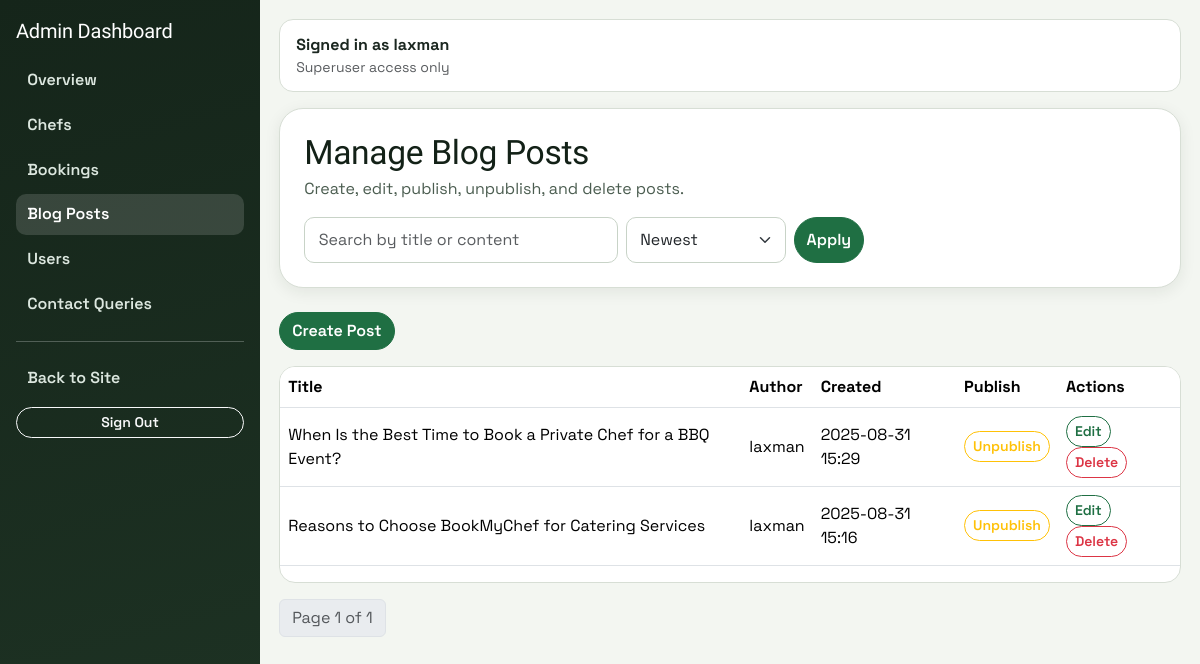
The app's page /myadmin/blogs/ (signed in), older data.
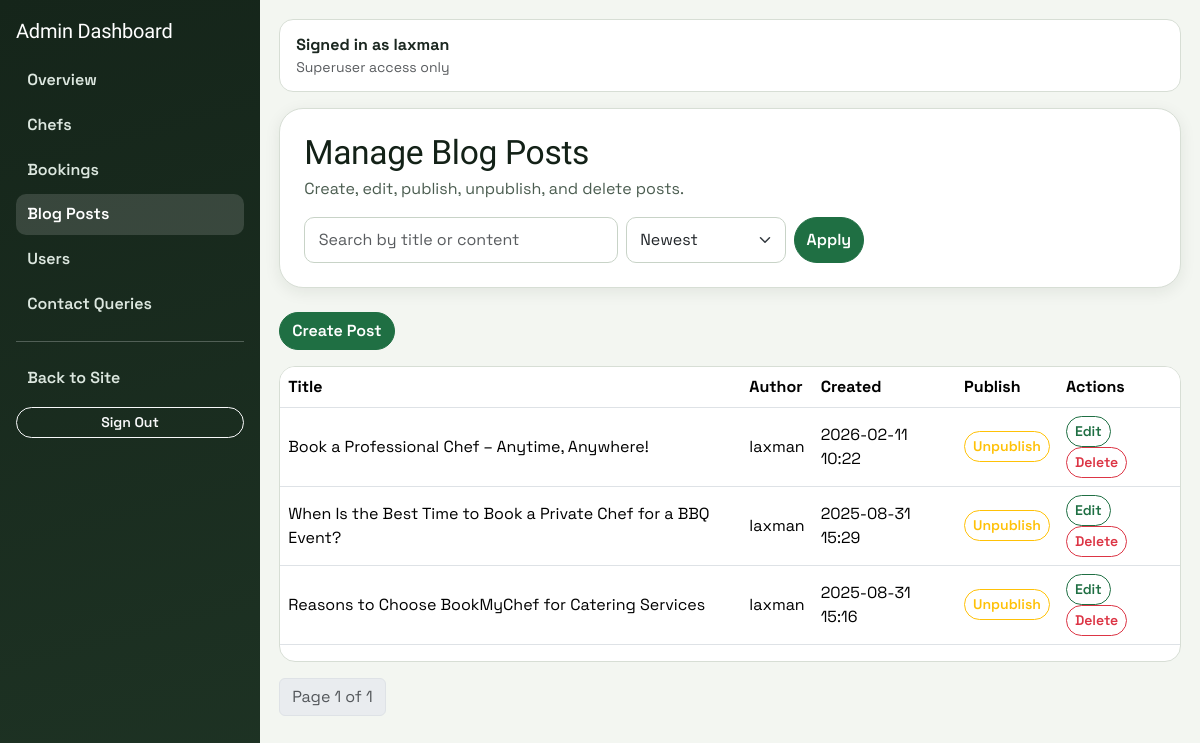
The same page, newer data.
### booking/models.py (models this page shows, shortened)
class BlogPost(models.Model):
    title = models.CharField(max_length=200)
    image = models.ImageField(upload_to="blog_images/")
    content = models.TextField()
    author = models.ForeignKey(User, on_delete=models.CASCADE)
    created_at = models.DateTimeField(auto_now_add=True)
    is_published = models.BooleanField(default=True, db_index=True)

### custom_admin/views.py (the view)
# urls.py: path("blogs/", views.blog_list, name="blog_list"),
@admin_required
def blog_list(request):
    q = request.GET.get("q", "").strip()
    sort = _safe_sort(request.GET.get("sort", "newest"), {"newest", "oldest", "title"}, "newest")
    order_map = {
        "newest": "-created_at",
        "oldest": "created_at",
        "title": "title",
    }
    blogs_qs = BlogPost.objects.select_related("author")
    if q:
        blogs_qs = blogs_qs.filter(Q(title__icontains=q) | Q(content__icontains=q))
    paginator = Paginator(blogs_qs.order_by(order_map[sort]), 10)
    posts = paginator.get_page(request.GET.get("page"))
    return render(request, "custom_admin/blog_list.html", {"posts": posts, "q": q, "sort": sort})

### booking/context_processors.py (called while the page is built)
def chef_context(request):
    chef = None
    profile = None
    is_admin_user = False
    if request.user.is_authenticated:
        chef = Chef.objects.filter(user=request.user).first()
        profile = getattr(request.user, "profile", None)
        is_admin_user = request.user.is_superuser
    return {"chef": chef, "user_profile": profile, "is_admin_user": is_admin_user}

### custom_admin/views.py (called while the page is built)
def admin_required(view_func):
    @wraps(view_func)
    def wrapper(request, *args, **kwargs):
        if not request.user.is_authenticated:
            login_url = reverse("custom_admin:login")
            return redirect(f"{login_url}?next={request.path}")
        if not request.user.is_superuser:
            return HttpResponseForbidden("You do not have permission to access this module.")
        return view_func(request, *args, **kwargs)
    return wrapper

def _safe_sort(value, allowed, default):
    return value if value in allowed else default

### custom_admin/templates/custom_admin/blog_list.html (shortened to what this page needs)
{% extends "custom_admin/base.html" %}
{% block content %}
<section class="page-card p-4 mb-4 d-flex flex-wrap justify-content-between align-items-end gap-3">
  <div>
    <h2 class="section-title mb-1">Manage Blog Posts</h2>
    <p class="section-subtitle mb-0">Create, edit, publish, unpublish, and delete posts.</p>
  </div>
  <form method="get" class="d-flex gap-2" style="max-width:560px; width:100%;">
    <input name="q" value="{{ q }}" class="form-control" placeholder="Search by title or content" />
    <select name="sort" class="form-select" style="max-width: 160px;">
      <option value="newest" {% if sort == 'newest' %}selected{% endif %}>Newest</option>
    </select>
    <button class="btn btn-primary">Apply</button>
  </form>
</section>
<div class="mb-3"><a href="{% url 'custom_admin:blog_add' %}" class="btn btn-primary">Create Post</a></div>
<div class="data-table-wrap">
  <table class="table table-hover align-middle">
    <thead><tr><th>Title</th><th>Author</th><th>Created</th><th>Publish</th><th>Actions</th></tr></thead>
    <tbody>
      {% for post in posts %}
      <tr>
        <td>{{ post.title }}</td>
        <td>{{ post.author.username }}</td>
        <td>{{ post.created_at|date:"Y-m-d H:i" }}</td>
        <td>
          <form method="post" action="{% url 'custom_admin:blog_toggle_publish' post.pk %}" class="d-inline">
            <button type="submit" class="btn btn-sm {% if post.is_published %}btn-outline-warning{% else %}btn-outline-success{% endif %}">
              {% if post.is_published %}Unpublish{% else %}Publish{% endif %}
            </button>
          </form>
        </td>
        <td>
          <a href="{% url 'custom_admin:blog_edit' post.pk %}" class="btn btn-sm btn-outline-primary">Edit</a>
          <button class="btn btn-sm btn-outline-danger" data-bs-toggle="modal" data-bs-target="#confirmDeleteModal" data-action="{% url 'custom_admin:blog_delete' post.pk %}" data-name="{{ post.title }}">Delete</button>
        </td>
      </tr>
      {% empty %}
      <tr><td colspan="5">No blog posts found.</td></tr>
      {% endfor %}
    </tbody>
  </table>
</div>
{% include "custom_admin/partials/pagination.html" with page_obj=posts q=q sort=sort %}
{% endblock %}

Row changes from the older to the newer data that the page shows:
added BlogPost: title "Book a Professional Chef – Anytime, Anywhere!", author.username "laxman", created_at "2026-02-11 10:22", is_published "Unpublish"
